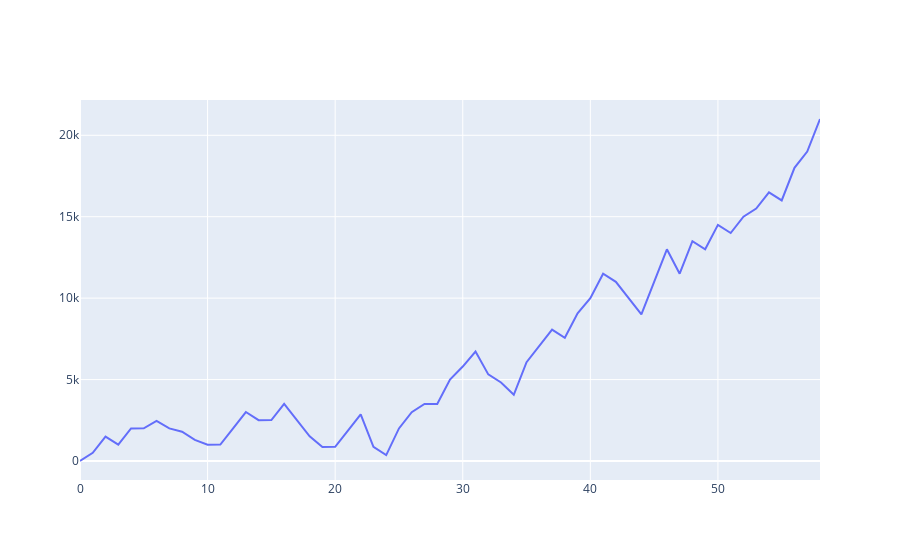

Source (notebook cell):
### Code cell
go.Figure(go.Scatter(y=(curr_level-np.cumsum(trans))[::-1]))
